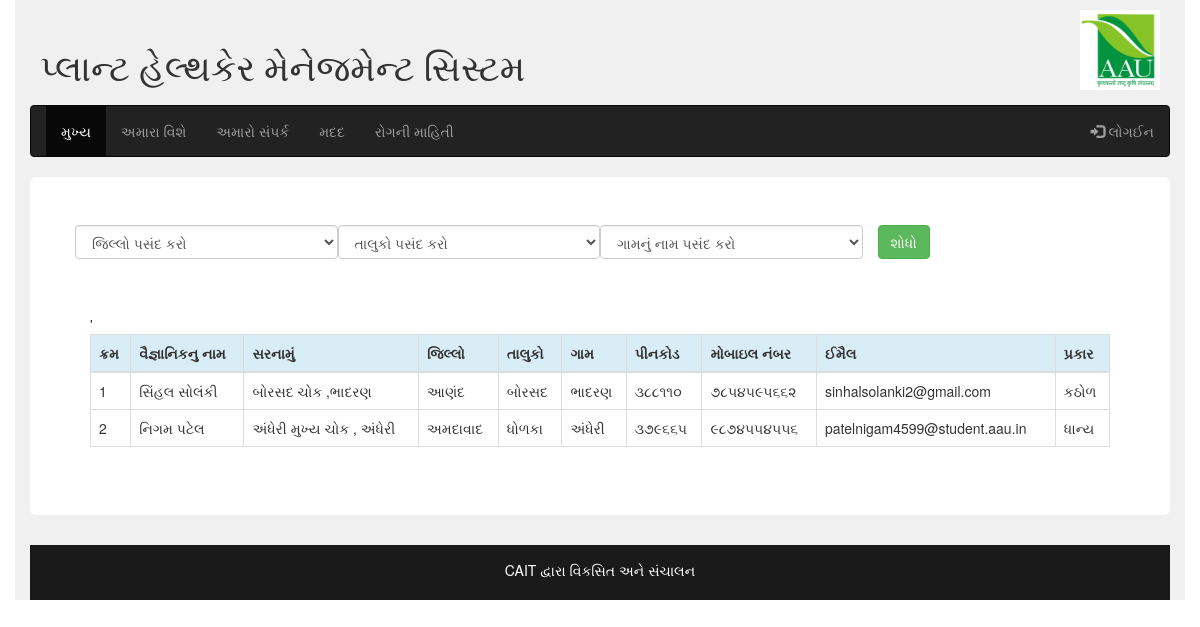
The page /fetch_dis_serch.php on the database its author committed.
### tables this page shows
CREATE TABLE IF NOT EXISTS `scientist` (
`s_id` int(10) NOT NULL,
  `q_id` int(10) NOT NULL,
  `s_name` varchar(30) NOT NULL,
  `s_address` varchar(50) NOT NULL,
  `dis_name` varchar(50) NOT NULL,
  `t_name` varchar(50) NOT NULL,
  `v_name` varchar(50) NOT NULL,
  `s_pincode` varchar(6) NOT NULL,
  `s_phoneno` varchar(20) NOT NULL,
  `s_email` varchar(30) NOT NULL,
  `s_type` varchar(30) NOT NULL,
  `s_username` varchar(30) NOT NULL,
  `s_password` varchar(30) NOT NULL,
  `type_id` int(10) NOT NULL,
  `status` int(11) NOT NULL DEFAULT '0'
);

### fetch_dis_serch.php (the view, shortened to what this page needs)
<?php
	include("webpage_header.php");
?>
	<div class="row">
	 	<form class="form-horizontal" method="GET" >
		    <div class="col-lg-3">
				<div class="form-group">
					  <select name="d_name" id="d_name" class="form-control" onchange="gettaluka()" >
										<option  value="">જિલ્લો પસંદ કરો</option>
										<?php
											$qry="select dis_name from district;";
										?>
					</select>
				</div>
			</div>
			<div class="col-lg-3">
				<div class="form-group">
					  <select name="t_name" id='t_name'  class="form-control" onchange="getvillage()" >
						<option value="">તાલુકો પસંદ કરો</option>
					  </select>
				</div>
			</div>
			<div class="col-lg-3">
				<div class="form-group">
					  <select name="v_name" id='v_name' class="form-control" >
						<option value="">ગામનું નામ પસંદ કરો</option>
					  </select>
				</div>
			</div>
			<div class="col-lg-3">
				<button type="submit" name="submit" class="btn btn-success" id="submit" >શોધો</button>
			</div>
		</form>
	</div>
	<br><br>
	<div class="row">
		<div class="col-lg-12">
			<div class="table-responsive">
				<table class="table table-bordered table-hover">
					<thead>
						<tr class="info">
							<th>ક્રમ</th>
							<th>વૈજ્ઞાનિકનુ નામ</th>
			'				<th>સરનામું</th>
							<th>જિલ્લો</th>
							<th>તાલુકો</th>
							<th>ગામ</th>
							<th>પીનકોડ</th>
							<th>મોબાઇલ નંબર</th>
							<th>ઈમૈલ</th>
							<th>પ્રકાર</th>
						</tr>
					</thead>
					<tbody>
						<?php
							if(isset($_GET["submit"]))
							{
								$district=$_GET["d_name"];
								$taluka=$_GET["t_name"];
								$village=$_GET["v_name"];
								$qry="select * from scientist where dis_name like '%".$district."%' and t_name like '%".$taluka."%' and v_name like '%".$village."%'";
							}
							else
							{
									$qry="select * from scientist";
							}
							$count=1;
							$rc=mysql_query($qry);
							while($data=mysql_fetch_assoc($rc))
							{
								echo'
									<tr>
										<td>'.$count++.'</td>
										<td>'.$data["s_name"].'</td>
										<td>'.$data["s_address"].'</td>
										<td>'.$data["dis_name"].'</td>
										<td>'.$data["t_name"].'</td>
										<td>'.$data["v_name"].'</td>
										<td>'.$data["s_pincode"].'</td>
										<td>'.$data["s_phoneno"].'</td>
										<td>'.$data["s_email"].'</td>
										<td>'.$data["s_type"].'</td>
									</tr>
								';
							}
						?>
					</tbody>
				</table>
			</div>
		</div>
	</div>
<?php
	include("webpage_footer.php");
?>

### webpage_header.php (shortened to what this page needs)
<!DOCTYPE html>
<html lang="en">
<head>
	<link rel="stylesheet" href="bootstrap/css/bootstrap.min.css">
</head>
<body>
	<div class="container" style="background-color:#f0f0f0">
		<div>
				<div class="row" style="margin-bottom:5px;margin-top:10px;">
					<div class="col-lg-12 col-md-12">
						<div style="float:left;">
								<br><h1 style="padding-left:10px;font-family:UniversCondensed;">
પ્લાન્ટ હેલ્થકેર મેનેજમેન્ટ સિસ્ટમ</h1>
						</div>
						<div style="float:right;padding-right:10px;">
							<a href="http://www.aau.in/"><img src="Image/aau.jpg" class="img-responsive" width="80px" height="80px"></a>
						</div>
					</div>
				</div>
		</div>
		<div>
			<nav class="navbar navbar-inverse" >
			  <div class="container-fluid">
				<ul class="nav navbar-nav">
				  <li class="active"><a href="home.php">મુખ્ય</a></li>
				  <li ><a href="aboutus.php">અમારા વિશે</a></li>
				  <li><a href="contactus.php">અમારો સંપર્ક</a></li>
				  	  <li><a href="help.php">મદદ</a></li>
				  <?php
				  	if (isset($_SESSION['suname']) || isset($_SESSION['auname']) || isset($_SESSION['funame']))
				  	{
				  	}
				  	else
				  	{
				  		echo"<li><a href='disease_getinfo.php'>રોગની માહિતી</a></li>";
					}
				?>
				</ul>
				<ul class="nav navbar-nav navbar-right">
				<?php
					if (isset($_SESSION['suname']) || isset($_SESSION['auname']) || isset($_SESSION['funame']))
					{
						if(isset($_SESSION['auname']))
						{
						echo "<li><h5 style='padding-left:5px;font-family:UniversCondensed;color:white'>આપણું સ્વાગત છે ".$_SESSION['auname']."</h5
						></li>";
						}
						if(isset($_SESSION['far']))
						{
						echo "<li><h5 style='padding-left:5px;font-family:UniversCondensed;color:white'>આપણું સ્વાગત છે <a href='update_farmer.php' style='color:white'>".$_SESSION['far']."</a></h5
						></li>";
						}
						if(isset($_SESSION['snm']))
						{
						echo "<li><h5 style='padding-left:5px;font-family:UniversCondensed;color:white'>આપણું સ્વાગત છે <a href='update_scientist.php' style='color:white'>".$_SESSION['snm']."</h5
						></li>";
						}
						echo"<li><a href='logout.php' ><span class='glyphicon glyphicon-log-out'></span>લોગઆઉટ</a></li>";
					}
					else
					{
							echo "<li><a class='dropdown-toggle' data-toggle='dropdown' href='#'><span class='glyphicon glyphicon-log-in'></span> લોગઈન</a>";
				  			echo "<ul class='dropdown-menu'>";
							echo"</ul> </li>";
					}
				?>
				</ul>
			  </div>
			</nav>
		</div>
		<div class="jumbotron" style="background-color:#FFF">

### webpage_footer.php
</div>
		<footer class="text-center" style="background-color:#1a1a1a;color:white;padding-top:15px;padding-bottom:10px;">
			<p>  CAIT દ્વારા વિકસિત અને સંચાલન  </p>
		</footer>
	</div>
</body>
</html>

### rows shown on the page
scientist: s_name "સિંહલ સોલંકી", s_address "બોરસદ ચોક ,ભાદરણ", dis_name "આણંદ", t_name "બોરસદ", v_name "ભાદરણ", s_pincode "૩૮૮૧૧૦", s_phoneno "૭૮૫૪૫૯૫૬૬૨", s_email "sinhalsolanki2@gmail.com", s_type "કઠોળ"
scientist: s_name "નિગમ પટેલ", s_address "અંધેરી મુખ્ય ચોક , અંધેરી", dis_name "અમદાવાદ", t_name "ધોળકા", v_name "અંધેરી", s_pincode "૩૭૯૬૬૫", s_phoneno "૯૮૭૪૫૫૪૫૫૬", s_email "patelnigam4599@student.aau.in", s_type "ધાન્ય"
